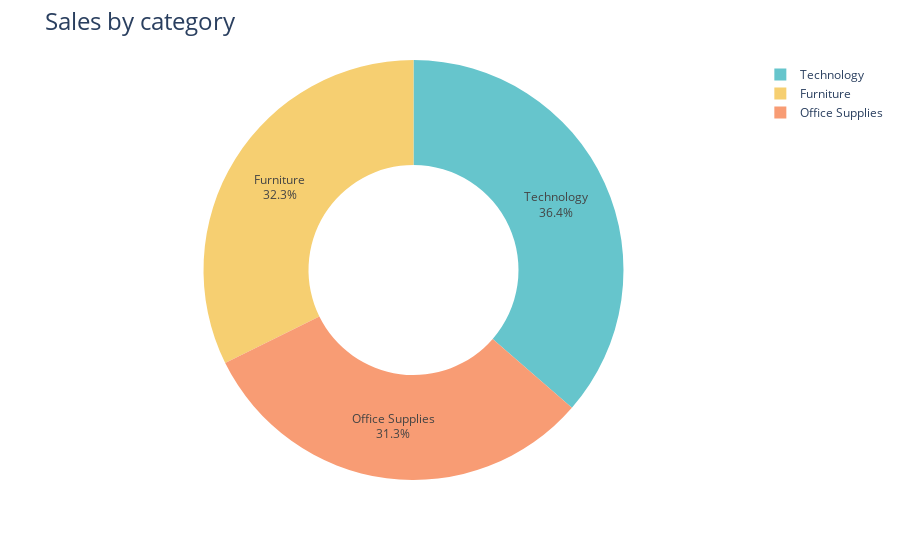

Write notebook code for a chart like this one.
### Code cell
sales_by_category=data.groupby('Category')['Sales'].sum().reset_index()
fig=px.pie(sales_by_category,
            values='Sales',
            names='Category',
            hole=0.5,
            color_discrete_sequence=px.colors.qualitative.Pastel)
fig.update_traces(textposition='inside', textinfo='percent+label')
fig.update_layout(title_text='Sales by category', title_font =dict(size=24))
                  
fig.show()

### Figure 1 — Plotly figure (JSON) as saved in the notebook; plotly's stock layout.template omitted (floating-point values rounded to 4 significant figures)
{"data": [{"domain": {"x": [0, 1], "y": [0, 1]}, "hole": 0.5, "hovertemplate": "Category=%{label}<br>Sales=%{value}<extra></extra>", "labels": ["Furniture", "Office Supplies", "Technology"], "legendgroup": "", "name": "", "showlegend": true, "textinfo": "percent+label", "textposition": "inside", "type": "pie", "values": [742000.0, 719000.0, 836200.0]}], "layout": {"autosize": true, "legend": {"tracegroupgap": 0}, "margin": {"t": 60}, "piecolorway": ["rgb(102, 197, 204)", "rgb(246, 207, 113)", "rgb(248, 156, 116)", "rgb(220, 176, 242)", "rgb(135, 197, 95)", "rgb(158, 185, 243)", "rgb(254, 136, 177)", "rgb(201, 219, 116)", "rgb(139, 224, 164)", "rgb(180, 151, 231)", "rgb(179, 179, 179)"], "title": {"font": {"size": 24}, "text": "Sales by category"}}}
